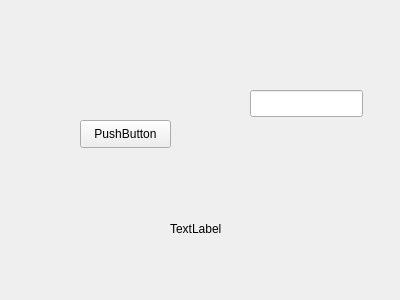
<?xml version="1.0" encoding="UTF-8"?>
<ui version="4.0">
 <class>Form</class>
 <widget class="QWidget" name="Form">
  <property name="geometry">
   <rect>
    <x>0</x>
    <y>0</y>
    <width>400</width>
    <height>300</height>
   </rect>
  </property>
  <property name="windowTitle">
   <string>Form</string>
  </property>
  <widget class="QPushButton" name="pushButton">
   <property name="geometry">
    <rect>
     <x>80</x>
     <y>120</y>
     <width>91</width>
     <height>28</height>
    </rect>
   </property>
   <property name="text">
    <string>PushButton</string>
   </property>
  </widget>
  <widget class="QLabel" name="label">
   <property name="geometry">
    <rect>
     <x>170</x>
     <y>220</y>
     <width>61</width>
     <height>18</height>
    </rect>
   </property>
   <property name="text">
    <string>TextLabel</string>
   </property>
  </widget>
  <widget class="QLineEdit" name="lineEdit">
   <property name="geometry">
    <rect>
     <x>250</x>
     <y>90</y>
     <width>113</width>
     <height>27</height>
    </rect>
   </property>
  </widget>
 </widget>
 <resources/>
 <connections/>
</ui>
